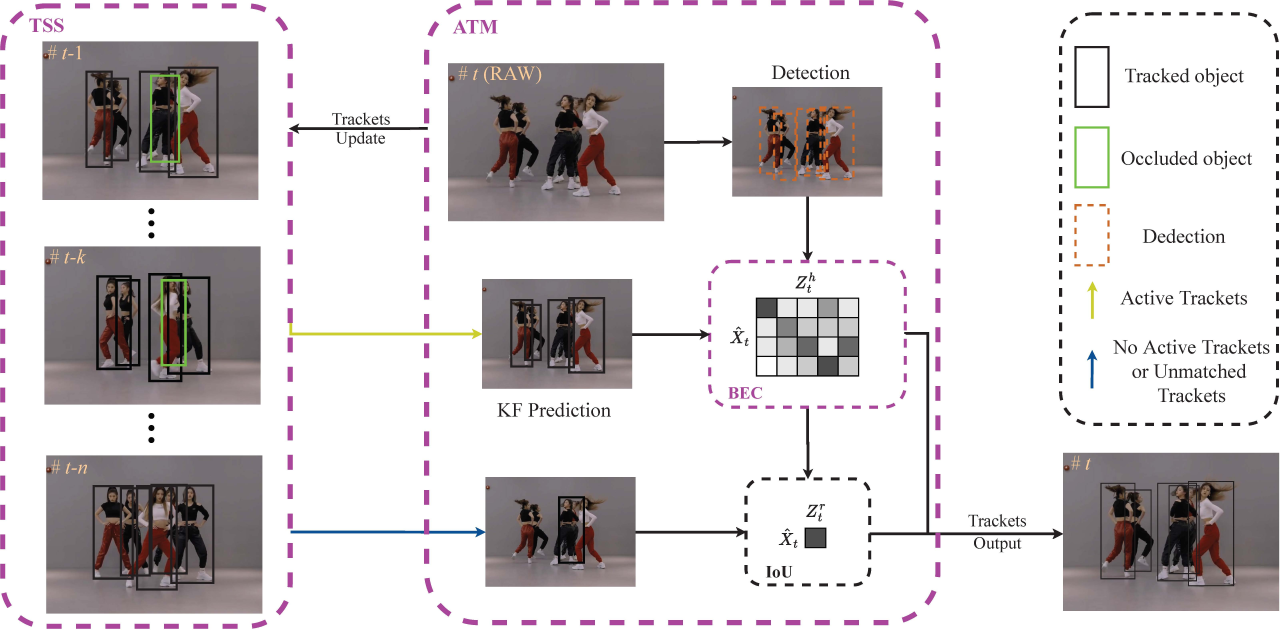
#> input picture assets/BAM-SORT.jpg, 6400 x 3148 px (shown at 1/5 size)
$ python -i gmc.py   (imports and definitions only)
#> lines starting #> are read from the running program, lines starting #| are printed output that depends on the picture
#> further down, picture is the input picture: shape (3148, 6400, 3); mean B, G, R 206.7, 205.4, 209.7
import cv2
import matplotlib.pyplot as plt
import numpy as np
import copy
import time


class GMC:
    def __init__(self, method='sparseOptFlow', downscale=2, verbose=None):
        super(GMC, self).__init__()

        self.method = method
        self.downscale = max(1, int(downscale))

        if self.method == 'orb':
            self.detector = cv2.FastFeatureDetector_create(20)
            self.extractor = cv2.ORB_create()
            self.matcher = cv2.BFMatcher(cv2.NORM_HAMMING)

        elif self.method == 'sift':
            self.detector = cv2.SIFT_create(nOctaveLayers=3, contrastThreshold=0.02, edgeThreshold=20)
            self.extractor = cv2.SIFT_create(nOctaveLayers=3, contrastThreshold=0.02, edgeThreshold=20)
            self.matcher = cv2.BFMatcher(cv2.NORM_L2)

        elif self.method == 'ecc':
            number_of_iterations = 5000
            termination_eps = 1e-6
            self.warp_mode = cv2.MOTION_EUCLIDEAN
            self.criteria = (cv2.TERM_CRITERIA_EPS | cv2.TERM_CRITERIA_COUNT, number_of_iterations, termination_eps)

        elif self.method == 'sparseOptFlow':
            self.feature_params = dict(maxCorners=1000, qualityLevel=0.01, minDistance=1, blockSize=3,
                                       useHarrisDetector=False, k=0.04)
            # self.gmc_file = open('GMC_results.txt', 'w')

        elif self.method == 'file' or self.method == 'files':
            seqName = verbose[0]
            ablation = verbose[1]
            if ablation:
                filePath = r'tracker/GMC_files/MOT17_ablation'
            else:
                filePath = r'tracker/GMC_files/MOTChallenge'

            if '-FRCNN' in seqName:
                seqName = seqName[:-6]
            elif '-DPM' in seqName:
                seqName = seqName[:-4]
            elif '-SDP' in seqName:
                seqName = seqName[:-4]

            self.gmcFile = open(filePath + "/GMC-" + seqName + ".txt", 'r')

            if self.gmcFile is None:
                raise ValueError("Error: Unable to open GMC file in directory:" + filePath)
        elif self.method == 'none' or self.method == 'None':
            self.method = 'none'
        else:
            raise ValueError("Error: Unknown CMC method:" + method)

        self.prevFrame = None
        self.prevKeyPoints = None
        self.prevDescriptors = None

        self.initializedFirstFrame = False

    def apply(self, raw_frame, detections=None):
        if self.method == 'orb' or self.method == 'sift':
            return self.applyFeaures(raw_frame, detections)
        elif self.method == 'ecc':
            return self.applyEcc(raw_frame, detections)
        elif self.method == 'sparseOptFlow':
            return self.applySparseOptFlow(raw_frame, detections)
        elif self.method == 'file':
            return self.applyFile(raw_frame, detections)
        elif self.method == 'none':
            return np.eye(2, 3)
        else:
            return np.eye(2, 3)

    # [158 lines left out: functions applyEcc, applyFeaures, not called in this run]

    def applySparseOptFlow(self, raw_frame, detections=None):

        t0 = time.time()

        # Initialize
        height, width, _ = raw_frame.shape
#> height = 3148; width = 6400
        frame = cv2.cvtColor(raw_frame, cv2.COLOR_BGR2GRAY)
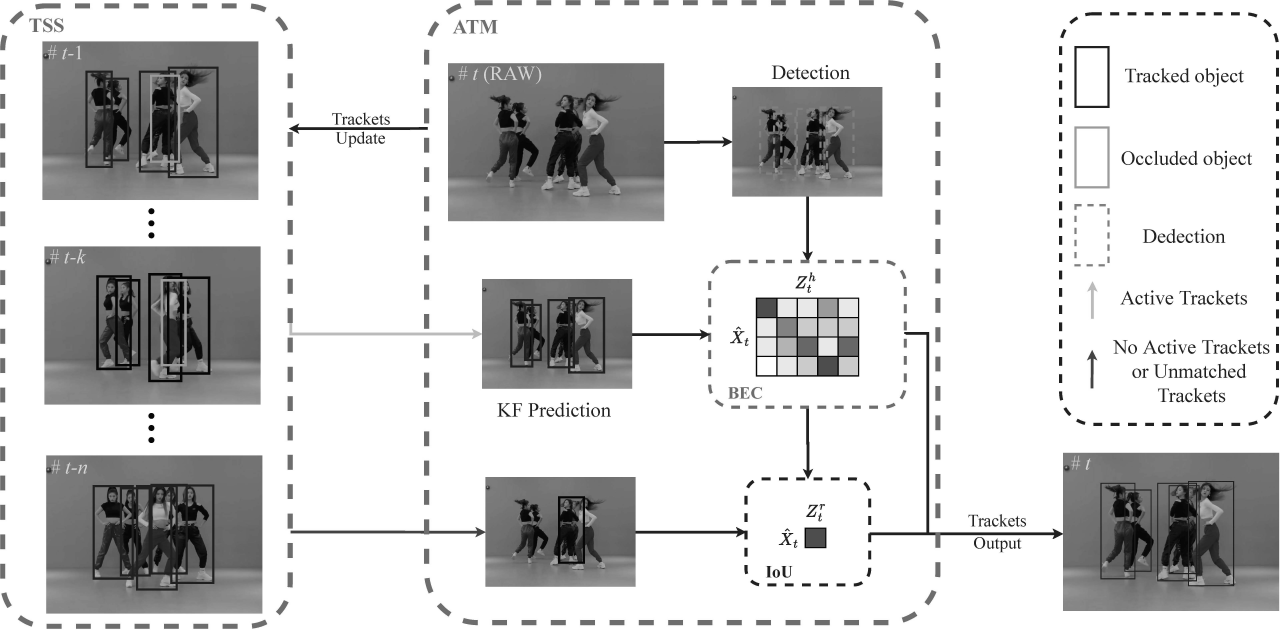
#> frame: shape (3148, 6400) (shown at 1/5 size); min 0, max 255, mean 206.8
        H = np.eye(2, 3)

        # Downscale image
        if self.downscale > 1.0:
            # frame = cv2.GaussianBlur(frame, (3, 3), 1.5)
            frame = cv2.resize(frame, (width // self.downscale, height // self.downscale))
#> frame: shape (1574, 3200)

        # find the keypoints
        keypoints = cv2.goodFeaturesToTrack(frame, mask=None, **self.feature_params)
#> keypoints = 1000 rows, first 8: [1982, 1333], [1977, 1361], [1825, 856], [2065, 1319], [2147, 744], [1860, 829], [1855, 856], [2024, 712]

        # Handle first frame
        if not self.initializedFirstFrame:
            # Initialize data
            self.prevFrame = frame.copy()
            self.prevKeyPoints = copy.copy(keypoints)
#> self.prevKeyPoints has the same summary as keypoints

            # Initialization done
            self.initializedFirstFrame = True

            return H

        # find correspondences
        matchedKeypoints, status, err = cv2.calcOpticalFlowPyrLK(self.prevFrame, frame, self.prevKeyPoints, None)

        # leave good correspondences only
        prevPoints = []
        currPoints = []

        for i in range(len(status)):
            if status[i]:
                prevPoints.append(self.prevKeyPoints[i])
                currPoints.append(matchedKeypoints[i])

        prevPoints = np.array(prevPoints)
        currPoints = np.array(currPoints)

        # Find rigid matrix
        if (np.size(prevPoints, 0) > 4) and (np.size(prevPoints, 0) == np.size(prevPoints, 0)):
            H, inliesrs = cv2.estimateAffinePartial2D(prevPoints, currPoints, cv2.RANSAC)

            # Handle downscale
            if self.downscale > 1.0:
                H[0, 2] *= self.downscale
                H[1, 2] *= self.downscale
        else:
            print('Warning: not enough matching points')

        # Store to next iteration
        self.prevFrame = frame.copy()
        self.prevKeyPoints = copy.copy(keypoints)

        t1 = time.time()

        # gmc_line = str(1000 * (t1 - t0)) + "\t" + str(H[0, 0]) + "\t" + str(H[0, 1]) + "\t" + str(
        #     H[0, 2]) + "\t" + str(H[1, 0]) + "\t" + str(H[1, 1]) + "\t" + str(H[1, 2]) + "\n"
        # self.gmc_file.write(gmc_line)

        return H

    # [12 lines left out: function applyFile, not called in this run]

>>> import cv2
>>> picture = cv2.imread('../../assets/BAM-SORT.jpg')
>>> result = GMC().apply(picture)
#> result = [[1, 0, 0], [0, 1, 0]]

$ run again, on assets/Pipeline.jpg
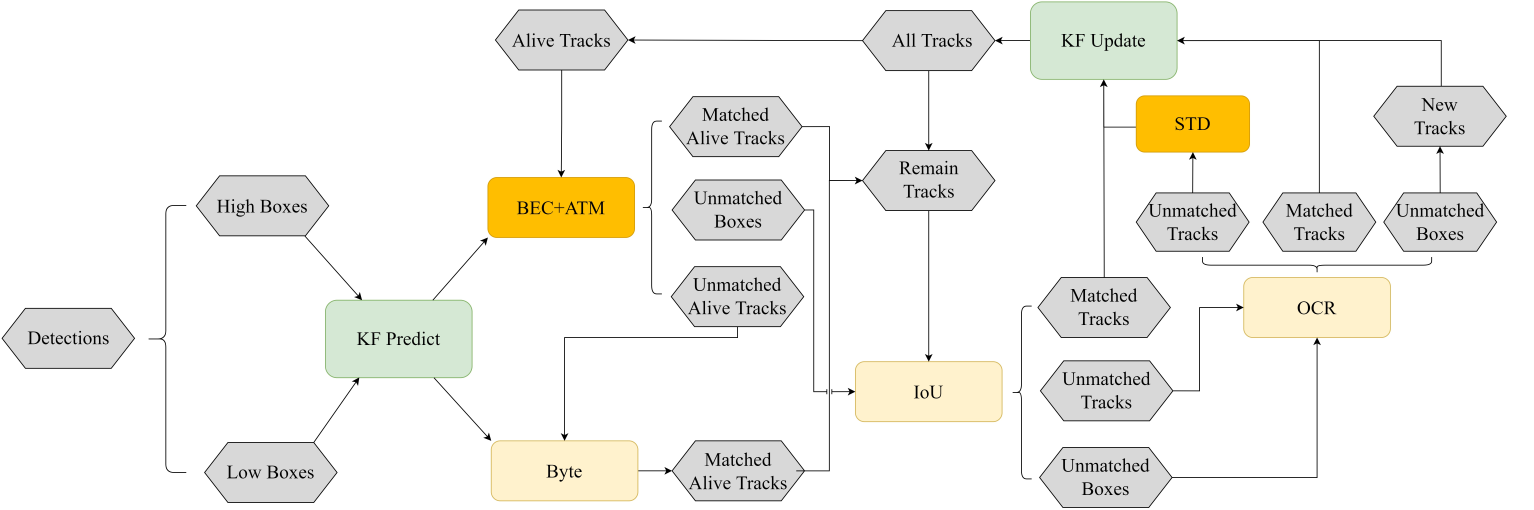
#> input picture assets/Pipeline.jpg, 9200 x 3060 px (shown at 1/6 size)
#> picture is the input picture: shape (3060, 9200, 3); mean B, G, R 236.7, 242.3, 243.4
#> in applySparseOptFlow, `frame = cv2.cvtColor(raw_frame, cv2.COLOR_BGR2GRAY)`:
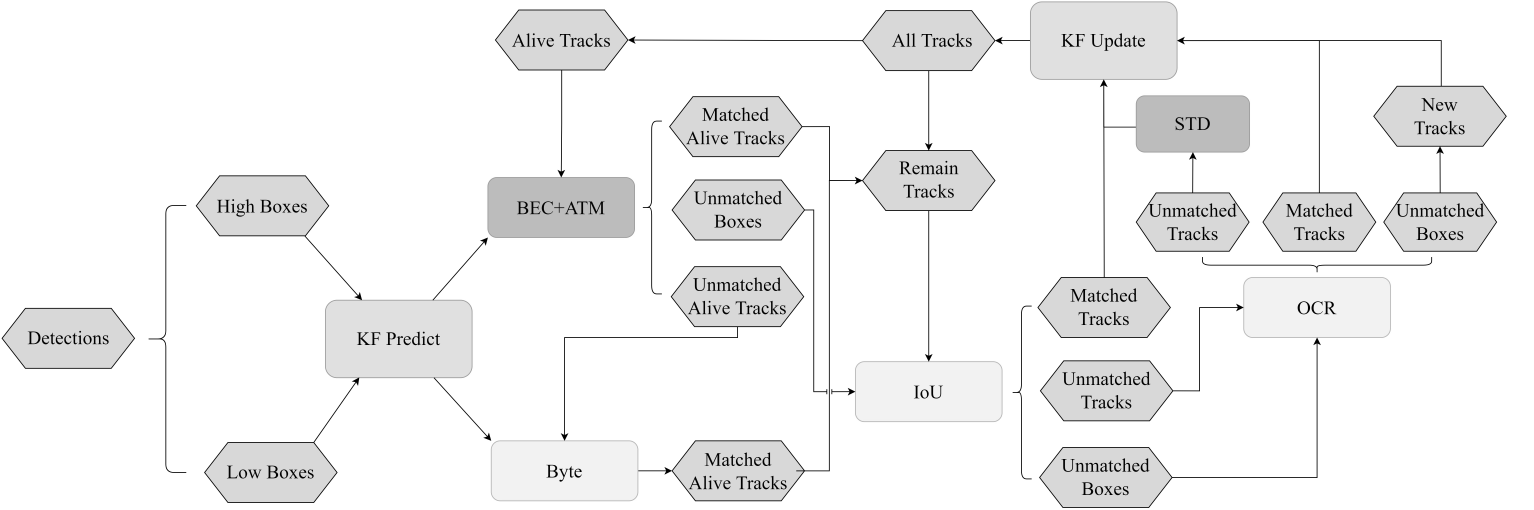
#> frame: shape (3060, 9200) (shown at 1/6 size); min 0, max 255, mean 242
#> keypoints = 1000 rows, first 8: [3094, 1436], [3094, 918], [3607, 771], [558, 1417], [3576, 475], [1459, 1309], [3313, 257], [2788, 449]
#> self.prevKeyPoints has the same summary as keypoints
#> result = [[1, 0, 0], [0, 1, 0]]
